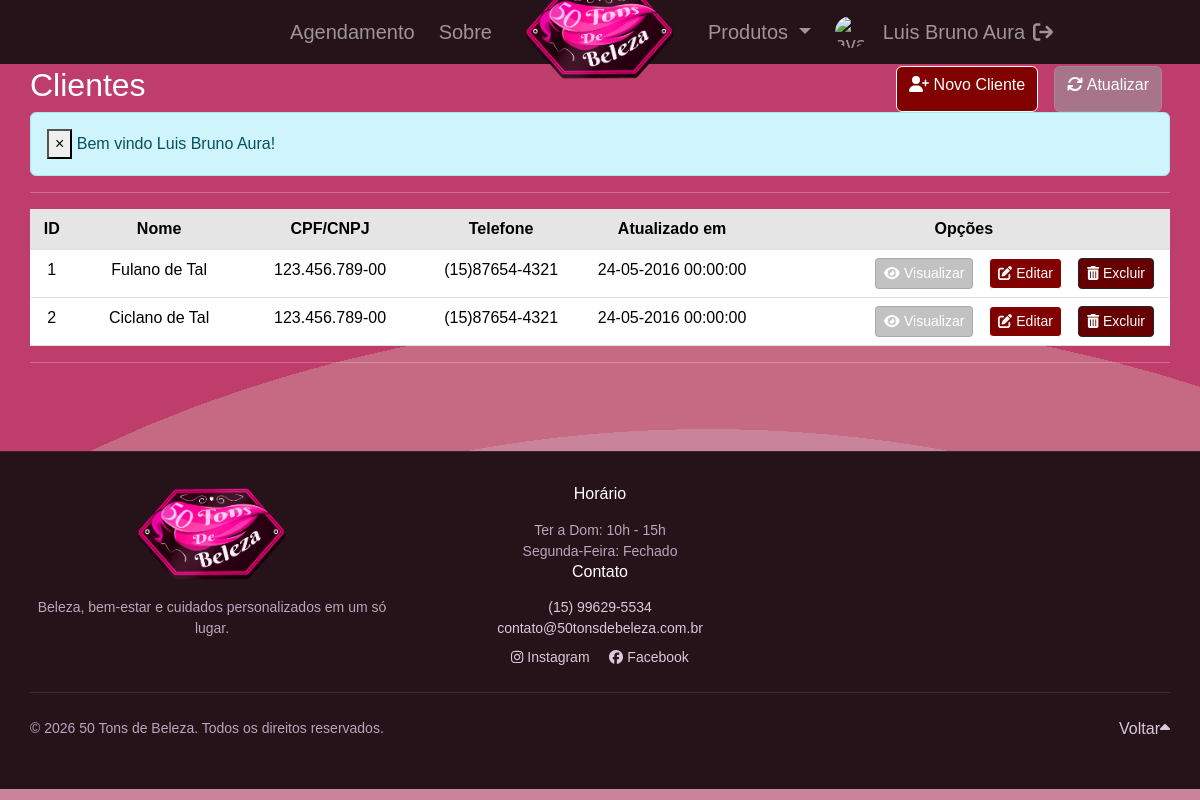
Screenshot of /customers/index.php (signed in) with the database file from the repository.
### tables this page shows
CREATE TABLE `customers` (
  `id` int(11) NOT NULL,
  `name` varchar(255) NOT NULL,
  `cpf_cnpj` varchar(15) NOT NULL,
  `birthdate` datetime NOT NULL,
  `address` varchar(255) NOT NULL,
  `hood` varchar(100) NOT NULL,
  `zip_code` varchar(8) NOT NULL,
  `city` varchar(100) NOT NULL,
  `state` varchar(2) NOT NULL,
  `phone` varchar(13) NOT NULL,
  `mobile` varchar(13) NOT NULL,
  `ie` varchar(15) NOT NULL,
  `created` datetime NOT NULL,
  `modified` datetime NOT NULL
);

### inc/database.php (called while the page is built, shortened)
<?php
    global $pdo_connection;
    function open_database() {
        global $pdo_connection;
        try {
            if ($pdo_connection === null) {
                $dsn = "mysql:host=" . DB_HOST . ";dbname=" . DB_NAME . ";charset=utf8mb4";
                $pdo_connection = new PDO($dsn, DB_USER, DB_PASSWORD, [
                    PDO::ATTR_ERRMODE => PDO::ERRMODE_EXCEPTION,
                    PDO::ATTR_DEFAULT_FETCH_MODE => PDO::FETCH_ASSOC,
                    PDO::ATTR_EMULATE_PREPARES => false,
                ]);
            }
            return $pdo_connection;
        } catch (PDOException $e) {
            echo "Erro de conexão: " . $e->getMessage();
            return null;
        }
    }
  function find( $table = null, $id = null ) {
    $database = open_database();
    $found = null;
    try {
      if ($id) {
        $sql = "SELECT * FROM " . $table . " WHERE id = ?";
        $stmt = $database->prepare($sql);
        $stmt->execute([$id]);
        $found = $stmt->fetch();
      } else {
        $sql = "SELECT * FROM " . $table;
        $stmt = $database->prepare($sql);
        $stmt->execute();
        $found = $stmt->fetchAll();
      }
    } catch (PDOException $e) {
      $_SESSION['message'] = $e->getMessage();
      $_SESSION['type'] = 'danger';
    }
    return $found;
  }
  function find_all( $table ) {
      return find($table);
  }
?>

### customers/functions.php (called while the page is built, shortened)
<?php
    function index() {
        $customers = find_all("customers");
    }
    function formataTel($telefone) {
        $fone =  "(". substr($telefone, 0, 2) .")" . substr($telefone, 3, 5)
        . "-" .substr($telefone, 7, 4) ;
        return $fone;
    }
?>

### customers/index.php (the view, shortened to what this page needs)
<?php
    include "functions.php";
    index();
?>
<header>
    <div class="d-flex justify-content-between mt-3">
        <div >
            <h2>Clientes</h2>
        </div>
        <div class="d-grid gap-2 d-md-flex justify-content-md-end">
            <a class="btn btn-secondary me-md-2 text-center" href="add.php"><i class="fa-solid fa-user-plus"></i>  Novo Cliente</a>
            <a class="btn btn-light me-md-2 text-center" href="index.php"><i class="fa-solid fa-refresh"></i> Atualizar</a>
        </div>
    </div>
</header>
<?php if (!empty($_SESSION['message'])) : ?>
    <div class="alert alert-<?php echo $_SESSION['type']; ?> alert-dismissible" role="alert">
        <button type="button" class="close" data-dismiss="alert" aria-label="Close"><span aria-hidden="true">&times;</span></button>
        <?php echo $_SESSION['message']; ?>
    </div>
<?php endif; ?>
<hr>
<table class="table table-hover">
    <thead>
        <tr class="table-active" style="text-align: center;">
            <th>ID</th>
            <th width="15%">Nome</th>
            <th width="15%">CPF/CNPJ</th>
            <th width="15%">Telefone</th>
            <th width="15%">Atualizado em</th>
            <th>Opções</th>
        </tr>
    </thead>
    <tbody>
        <?php if ($customers) : ?>
        <?php foreach ($customers as $customer) : ?>
            <tr style="text-align: center;">
                <td><?php echo $customer['id']; ?></td>
                <td><?php echo $customer['name']; ?></td>
                <td><?php echo $customer['cpf_cnpj']; ?></td>
                <td><?php echo formataTel($customer['mobile']) ; ?></td>
                <td><?php echo date('d-m-Y H:i:s', strtotime($customer['modified'])); ?></td>
                <td class="actions text-center">
                    <div class="d-grid gap-2 d-md-flex justify-content-md-end">
                        <a href="view.php?id=<?php echo $customer['id']; ?>" class="btn btn-sm btn-light me-md-2"><i class="fa fa-eye"></i> Visualizar</a>
                        <a href="editar.php?id=<?php echo $customer['id']; ?>" class="btn btn-sm btn-secondary me-md-2"><i class="fa-solid fa-pen-to-square"></i> Editar</a>
                        <a href="#" class="btn btn-sm btn-dark me-md-2" data-bs-toggle="modal" data-bs-target="#delete-modal" data-customer="<?php echo $customer['id']; ?>">
                            <i class="fa-solid fa-trash-can"></i> Excluir
                        </a>
                    </div>
                </td>
            </tr>
        <?php endforeach; ?>
        <?php else : ?>
            <tr>
                <td colspan="6">Nenhum registro encontrado.</td>
            </tr>
        <?php endif; ?>
    </tbody>
</table>

### css/style.css (style rules this page uses)
body { font-family: "Gill Sans", "Gill Sans MT", Calibri, sans-serif; background-image: url('../img/fundo.jpg'); background-repeat: no-repeat; background-attachment: fixed; background-size: inherit; background-position: center; padding-top: 50px; padding-bottom: 0px; color: #ffffff; }
.btn-dark { background-color: #660000; }
.btn-secondary { background-color:#810000; color: #ffffff; border-color: #ffffff }
.btn-light { background-color: #810000; color: #ffffff; border-color: #ffffff }
.btn-light { color: #FFFFFF; background-color: #99999999; border-color: #99999999; }
header, #actions { margin-top: 10px; }

### rows the page displays
customers: id "1", name "Fulano de Tal", cpf_cnpj "123.456.789-00", mobile "(15)87654-4321", modified "24-05-2016 00:00:00"
customers: id "2", name "Ciclano de Tal", cpf_cnpj "123.456.789-00", mobile "(15)87654-4321", modified "24-05-2016 00:00:00"

### other values shown
$_SESSION['nome'] "Luis Bruno Aura"
$_SESSION['message'] "Bem vindo Luis Bruno Aura!"
